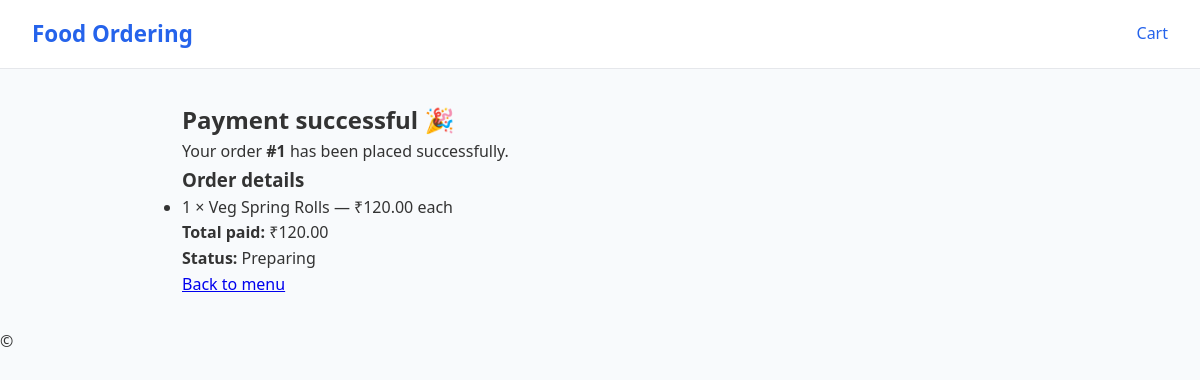
The page /order/success/1/ on the database its author committed.
### restaurant/models.py (models this page shows, shortened)
class Order(models.Model):
    restaurant = models.ForeignKey(Restaurant, related_name='orders', on_delete=models.CASCADE)
    user = models.ForeignKey(User, null=True, blank=True, on_delete=models.SET_NULL)
    status = models.CharField(max_length=20, choices=ORDER_STATUS_CHOICES, default='PENDING')
    total = models.DecimalField(max_digits=9, decimal_places=2, default=0)
    address = models.CharField(max_length=255, blank=True)
    phone = models.CharField(max_length=30, blank=True)
    created = models.DateTimeField(auto_now_add=True)
    updated = models.DateTimeField(auto_now=True)

class OrderItem(models.Model):
    order = models.ForeignKey(Order, related_name='items', on_delete=models.CASCADE)
    menu_item = models.ForeignKey(MenuItem, on_delete=models.SET_NULL, null=True)
    quantity = models.PositiveIntegerField(default=1)
    price = models.DecimalField(max_digits=8, decimal_places=2)  # copy of price at order-time

class MenuItem(models.Model):
    restaurant = models.ForeignKey(Restaurant, related_name='menu_items', on_delete=models.CASCADE)
    category = models.ForeignKey(Category, related_name='items', on_delete=models.SET_NULL, null=True, blank=True)
    name = models.CharField(max_length=200)
    description = models.TextField(blank=True)
    price = models.DecimalField(max_digits=8, decimal_places=2)
    is_available = models.BooleanField(default=True)
    image = models.ImageField(upload_to='menu_images/', null=True, blank=True)
    created = models.DateTimeField(auto_now_add=True)

### restaurant/views.py (the view)
# urls.py: path('order/success/<int:order_id>/', views.order_success, name='order_success'),
def order_success(request, order_id):
    order = get_object_or_404(Order, id=order_id)
    return render(request, 'restaurant/order_success.html', {'order': order})

### restaurant/templates/restaurant/order_success.html (shortened to what this page needs)
{% extends "restaurant/base.html" %}
{% block content %}
  <h2>Payment successful 🎉</h2>
  <p>Your order <strong>#{{ order.id }}</strong> has been placed successfully.</p>
  <h3>Order details</h3>
  <ul>
    {% for it in order.items.all %}
      <li>{{ it.quantity }} × {{ it.menu_item.name }} — ₹{{ it.price }} each</li>
    {% endfor %}
  </ul>
  <p><strong>Total paid:</strong> ₹{{ order.total }}</p>
  <p><strong>Status:</strong> {{ order.get_status_display }}</p>
  <p><a href="{% url 'restaurant:menu_by_restaurant' order.restaurant.id %}">Back to menu</a></p>
{% endblock %}

### restaurant/static/restaurant/styles.css (style rules this page uses)
* { box-sizing: border-box; margin: 0; padding: 0; }
body { font-family: "Segoe UI", Roboto, Arial, sans-serif; background-color: #f8fafc; color: #333; line-height: 1.6; }

### rows shown on the page
Order: id "1", total "120.00", status "Preparing"
OrderItem: quantity "1", menu_item.name "Veg Spring Rolls", price "120.00"
